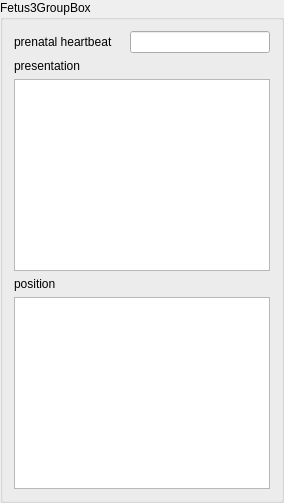
      <widget class="QGroupBox" name="fetus3GroupBox">
       <property name="enabled">
        <bool>true</bool>
       </property>
       <property name="title">
        <string>Fetus3GroupBox</string>
       </property>
       <layout class="QGridLayout" name="gridLayout_2">
        <item row="1" column="0" colspan="2">
         <layout class="QVBoxLayout" name="verticalLayout_4">
          <item>
           <widget class="QLabel" name="presentationF3Label">
            <property name="text">
             <string>presentation</string>
            </property>
           </widget>
          </item>
          <item>
           <widget class="QListView" name="presentationF3ListView"/>
          </item>
         </layout>
        </item>
        <item row="2" column="0" colspan="2">
         <layout class="QVBoxLayout" name="verticalLayout_9">
          <item>
           <widget class="QLabel" name="positionF3Label">
            <property name="text">
             <string>position</string>
            </property>
           </widget>
          </item>
          <item>
           <widget class="QListView" name="positionF3ListView"/>
          </item>
         </layout>
        </item>
        <item row="0" column="0" colspan="2">
         <layout class="QHBoxLayout" name="horizontalLayout_3">
          <item>
           <widget class="QLabel" name="prenatalHeartbeatF3Label">
            <property name="text">
             <string>prenatal heartbeat</string>
            </property>
           </widget>
          </item>
          <item>
           <layout class="QHBoxLayout" name="prenatalHeartbeatF3RadioLayout">
            <property name="spacing">
             <number>1</number>
            </property>
            <property name="sizeConstraint">
             <enum>QLayout::SetDefaultConstraint</enum>
            </property>
            <property name="leftMargin">
             <number>2</number>
            </property>
            <property name="topMargin">
             <number>2</number>
            </property>
            <property name="rightMargin">
             <number>9</number>
            </property>
           </layout>
          </item>
          <item>
           <widget class="QLineEdit" name="prenatalHeartbeatF3LineEdit">
            <property name="dragEnabled">
             <bool>true</bool>
            </property>
           </widget>
          </item>
         </layout>
        </item>
       </layout>
      </widget>
